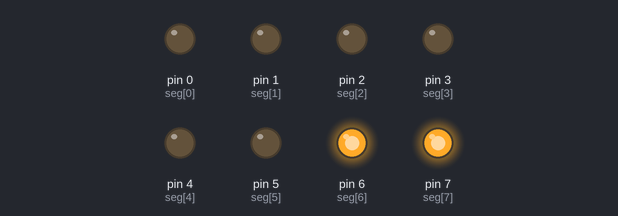
The sketch below on a simulated Arduino Uno, built with avr-gcc and run on an emulated ATmega328P. Parts: output pins drawn as LEDs (lit = HIGH).

Above: at 3.03 s.
At 3.63 s:
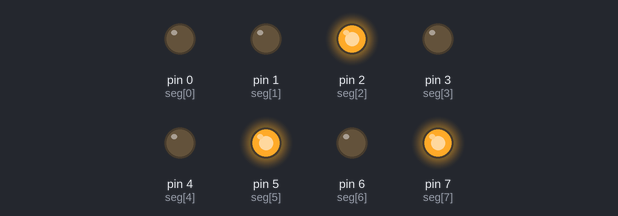
At 4.53 s:
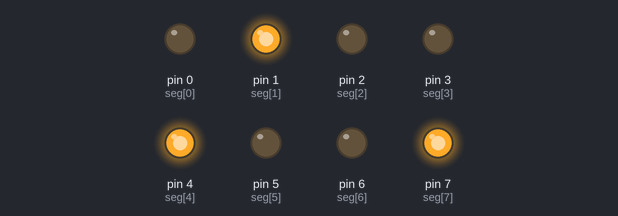
At 5.8 s:
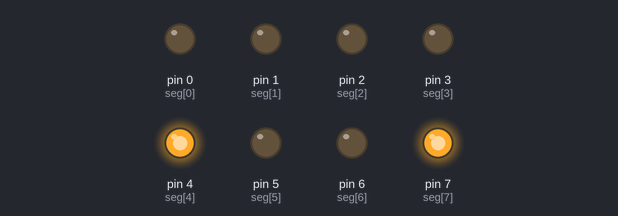
At 6.93 s:
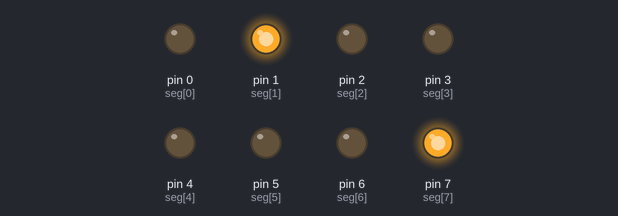
At 8.43 s:
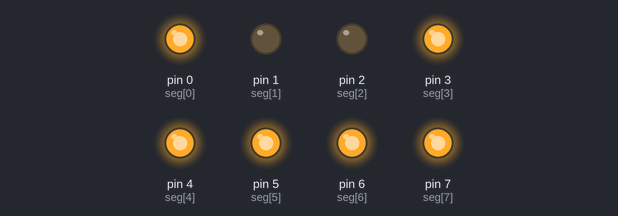
Timing chart, 0 to 11.5 s (numbered marks = the images above):
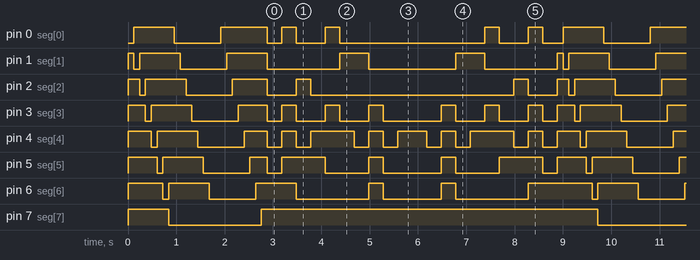

Measured:
- by itself, pin 7 (seg[7]): alternates HIGH for 7.0 s and LOW for 1.9 s
- by itself, pin 6 (seg[6]): repeats every 8.9 s: HIGH 0.84 s, LOW 0.96 s, HIGH 0.84 s, LOW 1.5 s, HIGH 0.30 s, LOW 1.2 s, HIGH 0.30 s, LOW 1.5 s, HIGH 1.3 s, LOW 0.12 s
- by itself, pin 1 (seg[1]): repeats every 8.9 s: HIGH 0.84 s, LOW 0.96 s, HIGH 0.84 s, LOW 1.5 s, HIGH 0.60 s, LOW 1.8 s, HIGH 0.60 s, LOW 1.5 s, HIGH 0.12 s, LOW 0.12 s

The sketch:

HP5082-test.ino
```cpp
/*
ESP32 C3 SUPERMINI -> HP5082

+3.3V -> Pin 3  (Common Anode)
+3.3V -> Pin 14  (Common Anode)

IO0 -> Pin 1
IO1 -> Pin 13
IO2 -> Pin 10
IO3 -> Pin 8
IO4 -> Pin 7
IO5 -> Pin 2
IO6 -> Pin 11
IO7 -> Pin 6

NC -> Pin 9
*/

const int seg[] = { 0, 1, 2, 3, 4, 5, 6, 7 };  // A,B,C,D,E,F,G,DP
const int segments = sizeof(seg) / sizeof(seg[0]);
const int delayValue = 120;

// A,B,C,D,E,F,G
const byte digits[10] = {
  0b0111111,  // 0
  0b0000110,  // 1
  0b1011011,  // 2
  0b1001111,  // 3
  0b1100110,  // 4
  0b1101101,  // 5
  0b1111101,  // 6
  0b0000111,  // 7
  0b1111111,  // 8
  0b1101111   // 9
};

void allOff() {
  for (int i = 0; i < segments; i++) {
    digitalWrite(seg[i], HIGH);
  }
}

void showDigit(int d) {
  for (int i = 0; i < 7; i++) {
    if (digits[d] & (1 << i))
      digitalWrite(seg[i], LOW);
    else
      digitalWrite(seg[i], HIGH);
  }
  digitalWrite(seg[7], HIGH);
}

void setup() {
  for (int i = 0; i < segments; i++) {
    pinMode(seg[i], OUTPUT);
  }
  allOff();
}

void loop() {

  for (int i = 0; i < segments; i++) {
    allOff();
    digitalWrite(seg[i], LOW);
    delay(delayValue);
  }

  for (int i = 0; i < segments; i++) {
    digitalWrite(seg[i], LOW);
    delay(delayValue);
  }

  for (int i = 0; i < segments; i++) {
    digitalWrite(seg[i], HIGH);
    delay(delayValue);
  }

  for (int i = 0; i < 10; i++) {
    showDigit(i);
    delay(300);
  }

  for (int i = 9; i >= 0; i--) {
    showDigit(i);
    delay(300);
  }
}
```
